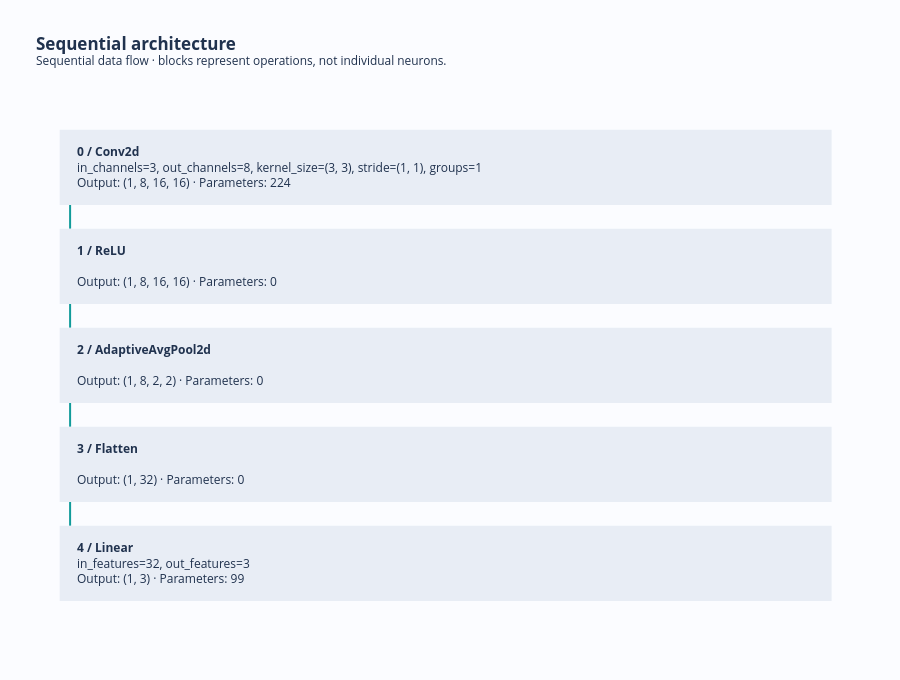

The notebook cell saved with this chart:
### Markdown cell above
## 7. Convolutional data flow
Convolution blocks show channel counts, kernel/stride and captured spatial dimensions.
These are operations and feature-map shapes, not fully connected neuron wiring.

### Code cell
cnn = nn.Sequential(
    nn.Conv2d(3, 8, 3, padding=1),
    nn.ReLU(),
    nn.AdaptiveAvgPool2d((2, 2)),
    nn.Flatten(),
    nn.Linear(32, 3),
)
conv = sd.see(cnn, input=torch.ones(1, 3, 16, 16))
conv.save(out / "cnn.html")
conv.save(out / "cnn.svg")
conv

### Figure 1 — Plotly figure (JSON) as saved in the notebook; plotly's stock layout.template omitted (floating-point values rounded to 4 significant figures)
{"data": [{"hoverinfo": "skip", "line": {"color": "#119b9a", "width": 2}, "mode": "lines", "showlegend": false, "type": "scatter", "x": [52, 52, 52, 52], "y": [-230, -245, -245, -255]}, {"hoverinfo": "skip", "line": {"color": "#119b9a", "width": 2}, "mode": "lines", "showlegend": false, "type": "scatter", "x": [52, 52, 52, 52], "y": [-330, -345, -345, -355]}, {"hoverinfo": "skip", "line": {"color": "#119b9a", "width": 2}, "mode": "lines", "showlegend": false, "type": "scatter", "x": [52, 52, 52, 52], "y": [-430, -445, -445, -455]}, {"hoverinfo": "skip", "line": {"color": "#119b9a", "width": 2}, "mode": "lines", "showlegend": false, "type": "scatter", "x": [52, 52, 52, 52], "y": [-530, -545, -545, -555]}], "layout": {"annotations": [{"align": "left", "font": {"color": "#20324e", "size": 12}, "showarrow": false, "text": "<b>0 / Conv2d</b><br>in_channels=3, out_channels=8, kernel_size=(3, 3), stride=(1, 1), groups=1<br>Output: (1, 8, 16, 16) · Parameters: 224", "x": 58, "xanchor": "left", "y": -193}, {"align": "left", "font": {"color": "#20324e", "size": 12}, "showarrow": false, "text": "<b>1 / ReLU</b><br><br>Output: (1, 8, 16, 16) · Parameters: 0", "x": 58, "xanchor": "left", "y": -293}, {"align": "left", "font": {"color": "#20324e", "size": 12}, "showarrow": false, "text": "<b>2 / AdaptiveAvgPool2d</b><br><br>Output: (1, 8, 2, 2) · Parameters: 0", "x": 58, "xanchor": "left", "y": -393}, {"align": "left", "font": {"color": "#20324e", "size": 12}, "showarrow": false, "text": "<b>3 / Flatten</b><br><br>Output: (1, 32) · Parameters: 0", "x": 58, "xanchor": "left", "y": -493}, {"align": "left", "font": {"color": "#20324e", "size": 12}, "showarrow": false, "text": "<b>4 / Linear</b><br>in_features=32, out_features=3<br>Output: (1, 3) · Parameters: 99", "x": 58, "xanchor": "left", "y": -593}], "font": {"color": "#20324e"}, "height": 680, "margin": {"b": 70, "l": 25, "r": 25, "t": 100}, "paper_bgcolor": "#fbfcff", "plot_bgcolor": "#fbfcff", "shapes": [{"fillcolor": "#e8edf5", "line": {"width": 0}, "type": "rect", "x0": 40, "x1": 930, "y0": -155, "y1": -231}, {"fillcolor": "#e8edf5", "line": {"width": 0}, "type": "rect", "x0": 40, "x1": 930, "y0": -255, "y1": -331}, {"fillcolor": "#e8edf5", "line": {"width": 0}, "type": "rect", "x0": 40, "x1": 930, "y0": -355, "y1": -431}, {"fillcolor": "#e8edf5", "line": {"width": 0}, "type": "rect", "x0": 40, "x1": 930, "y0": -455, "y1": -531}, {"fillcolor": "#e8edf5", "line": {"width": 0}, "type": "rect", "x0": 40, "x1": 930, "y0": -555, "y1": -631}], "title": {"text": "<b>Sequential architecture</b><br><sup>Sequential data flow · blocks represent operations, not individual neurons.</sup>", "x": 0.04}, "xaxis": {"range": [0, 980], "visible": false}, "yaxis": {"range": [-640, -125], "visible": false}}}
